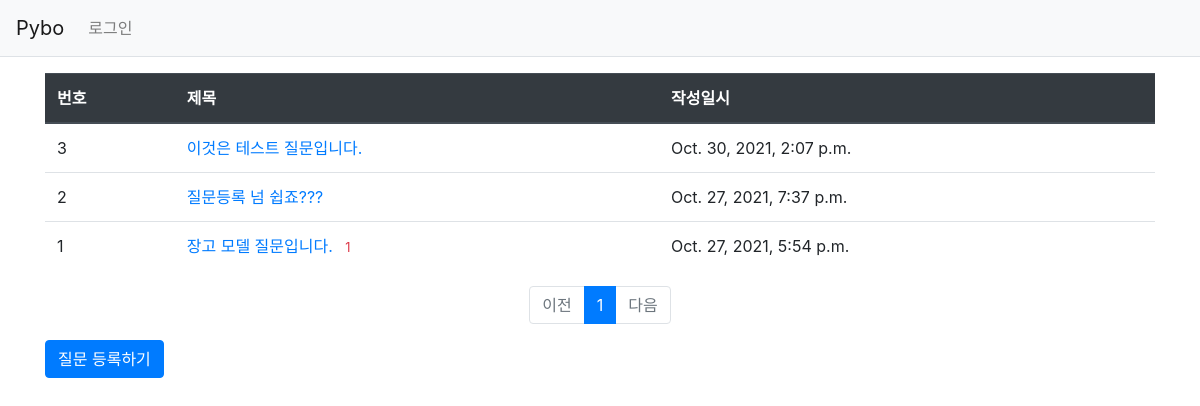
Before: /pybo/ with the older database file.
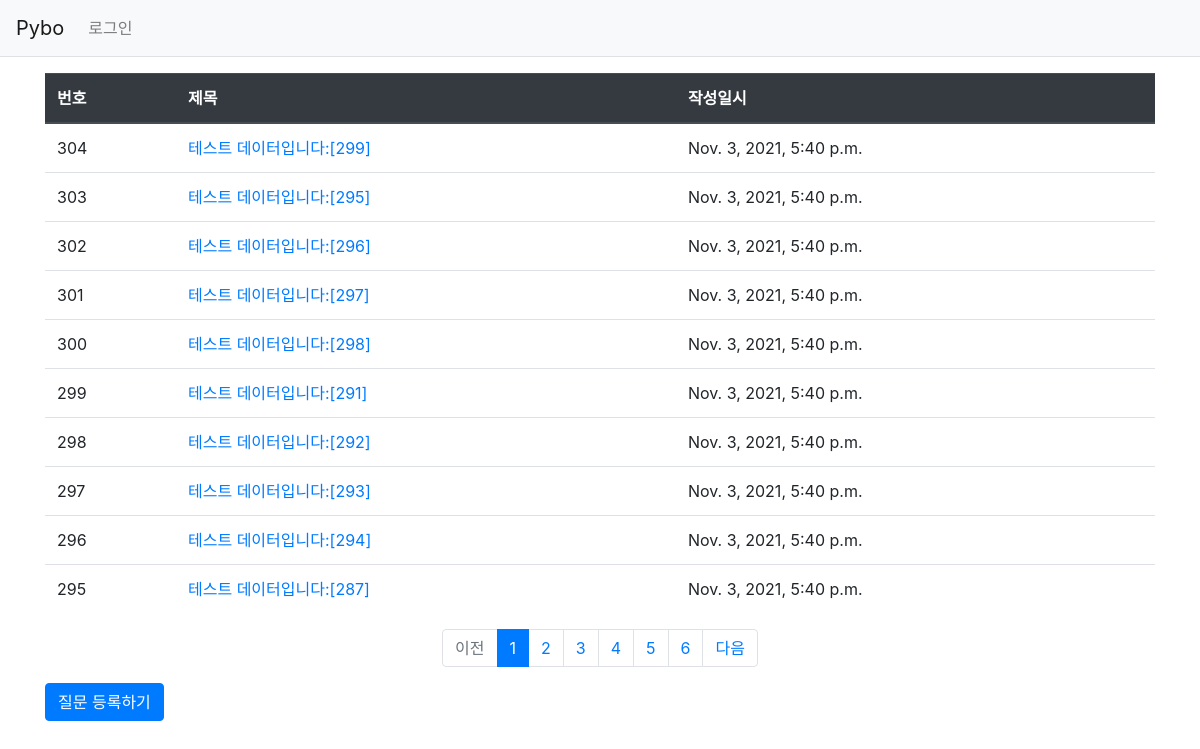
After: the same page with the newer database file.
### pybo/models.py (models this page shows, shortened)
class Question(models.Model):
    subject = models.CharField(max_length=200)
    content = models.TextField()
    create_date = models.DateTimeField()

### pybo/views.py (the view)
# urls.py: path('', views.index, name='index'),  # '/' 에 해당되는 path
def index(request): #return  render를 통해 question_list.html을 필요한 내용을 주고 render
    page = request.GET.get('page',1) # 페이지
    question_list = Question.objects.order_by('-create_date')
    paginator = Paginator(question_list, 10) #페이지당 10개
    page_obj = paginator.get_page(page) #paginator를 이용하여 요청된 페이지에 해당되는 page_obj 를 생성
    context = {'question_list':page_obj}
    return render(request, 'pybo/question_list.html', context)

### pybo/templatetags/pybo_filter.py (called while the page is built)
@register.filter
def sub(value, arg):
    return value - arg

### templates/pybo/question_list.html
{% extends 'base.html' %}
{% load pybo_filter %}
{% block content %}
<div class="container my-3">
    <table class="table">
        <thead>
        <tr class="thead-dark">
            <th>번호</th>
            <th>제목</th>
            <th>작성일시</th>
        </tr>
        </thead>
        <tbody>
        {% if question_list %}
        {% for question in question_list %}
        <tr>
            <td>
                {{ question_list.paginator.count|sub:question_list.start_index|sub:forloop.counter0|add:1 }}
            </td>
            <td>
                <a href="{% url 'pybo:detail' question.id %}">{{ question.subject }}</a>
                {% if question.answer_set.count > 0 %}
                 <span class="text-danger small ml-2">{{ question.answer_set.count }}</span>
                {% endif %}
            </td>
            <td>{{ question.create_date }}</td>
        </tr>
        {% endfor %}
        {% else %}
        <tr>
            <td colspan="3">질문이 없습니다.</td>
        </tr>
        {% endif %}
        </tbody>
    </table>
    <ul class="pagination justify-content-center">
        {% if question_list.has_previous %}
        <li class="page-item">
            <a class="page-link" href="?page={{ question_list.previous_page_number }}">이전</a>
        </li>
        {% else %}
        <li class="page-item disabled">
            <a class="page-link" tabindex="-1" aria-disabled="true" href="#">이전</a>
        </li>
        {% endif %}
        {% for page_number in question_list.paginator.page_range %}
        {% if page_number >= question_list.number|add:-5 and page_number <= question_list.number|add:5 %}
            {% if page_number == question_list.number %}
            <li class="page-item active" aria-current="page">
                <a class="page-link" href="?page={{ page_number }}">{{ page_number }}</a>
            </li>
            {% else %}
            <li class="page-item">
                <a class="page-link" href="?page={{ page_number }}">{{ page_number }}</a>
            </li>
            {% endif %}
        {% endif %}
        {% endfor %}
        {% if question_list.has_next %}
        <li class="page-item">
            <a class="page-link" href="?page={{ question_list.next_page_number }}">다음</a>
        </li>
        {% else %}
        <li class="page-item disabled">
            <a class="page-link" tabindex="-1" aria-disabled="true" href="#">다음</a>
        </li>
        {% endif %}
    </ul>
    <a href="{% url 'pybo:question_create' %}" class="btn btn-primary">질문 등록하기</a>
</div>
{% endblock %}

Changed rows visible on the page:
no longer on this page (row unchanged): Question: paginator.count|sub "3", subject "이것은 테스트 질문입니다.", create_date "Oct. 30, 2021, 2:07 p.m."
no longer on this page (row unchanged): Question: paginator.count|sub "2", subject "질문등록 넘 쉽죠???", create_date "Oct. 27, 2021, 7:37 p.m."
no longer on this page (row unchanged): Question: paginator.count|sub "1", subject "장고 모델 질문입니다.", answer_set.count "1", create_date "Oct. 27, 2021, 5:54 p.m."
added Question: paginator.count|sub "304", subject "테스트 데이터입니다:[299]", create_date "Nov. 3, 2021, 5:40 p.m."
added Question: paginator.count|sub "303", subject "테스트 데이터입니다:[295]", create_date "Nov. 3, 2021, 5:40 p.m."
added Question: paginator.count|sub "302", subject "테스트 데이터입니다:[296]", create_date "Nov. 3, 2021, 5:40 p.m."
added Question: paginator.count|sub "301", subject "테스트 데이터입니다:[297]", create_date "Nov. 3, 2021, 5:40 p.m."
added Question: paginator.count|sub "300", subject "테스트 데이터입니다:[298]", create_date "Nov. 3, 2021, 5:40 p.m."
added Question: paginator.count|sub "299", subject "테스트 데이터입니다:[291]", create_date "Nov. 3, 2021, 5:40 p.m."
added Question: paginator.count|sub "298", subject "테스트 데이터입니다:[292]", create_date "Nov. 3, 2021, 5:40 p.m."
added Question: paginator.count|sub "297", subject "테스트 데이터입니다:[293]", create_date "Nov. 3, 2021, 5:40 p.m."
added Question: paginator.count|sub "296", subject "테스트 데이터입니다:[294]", create_date "Nov. 3, 2021, 5:40 p.m."
added Question: paginator.count|sub "295", subject "테스트 데이터입니다:[287]", create_date "Nov. 3, 2021, 5:40 p.m."
Other visible differences:
new list line: "2"
new list line: "3"
new list line: "4"
new list line: "5"
new list line: "6"
